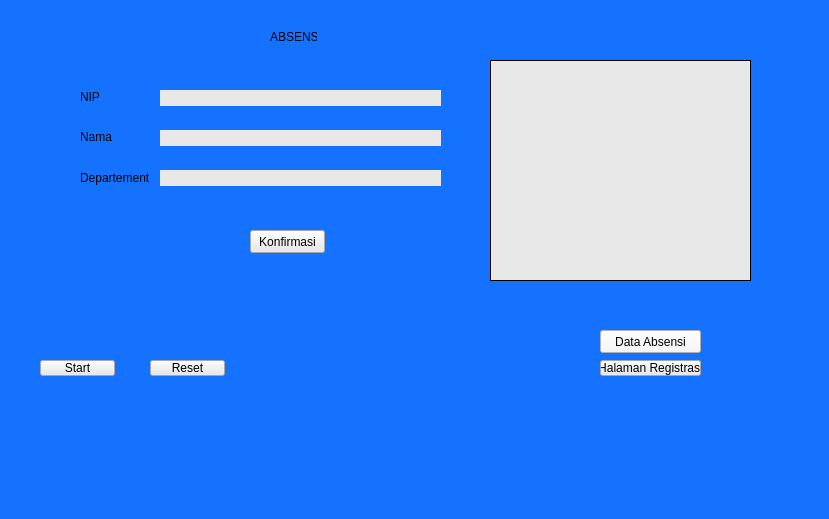
<?xml version="1.0" encoding="UTF-8"?>
<ui version="4.0">
 <class>MainWindow</class>
 <widget class="QMainWindow" name="MainWindow">
  <property name="geometry">
   <rect>
    <x>0</x>
    <y>0</y>
    <width>829</width>
    <height>519</height>
   </rect>
  </property>
  <property name="windowTitle">
   <string>MainWindow</string>
  </property>
  <property name="styleSheet">
   <string notr="true">background-color: rgb(20, 114, 255);</string>
  </property>
  <widget class="QWidget" name="centralwidget">
   <widget class="QLabel" name="imglbl">
    <property name="geometry">
     <rect>
      <x>490</x>
      <y>60</y>
      <width>261</width>
      <height>221</height>
     </rect>
    </property>
    <property name="autoFillBackground">
     <bool>false</bool>
    </property>
    <property name="styleSheet">
     <string notr="true">background-color: rgb(232, 232, 232);</string>
    </property>
    <property name="frameShape">
     <enum>QFrame::Panel</enum>
    </property>
    <property name="text">
     <string/>
    </property>
   </widget>
   <widget class="QLabel" name="label">
    <property name="geometry">
     <rect>
      <x>270</x>
      <y>30</y>
      <width>47</width>
      <height>13</height>
     </rect>
    </property>
    <property name="text">
     <string>ABSENSI</string>
    </property>
   </widget>
   <widget class="QLabel" name="label_2">
    <property name="geometry">
     <rect>
      <x>80</x>
      <y>90</y>
      <width>47</width>
      <height>13</height>
     </rect>
    </property>
    <property name="text">
     <string>NIP</string>
    </property>
   </widget>
   <widget class="QLabel" name="label_3">
    <property name="geometry">
     <rect>
      <x>80</x>
      <y>130</y>
      <width>47</width>
      <height>13</height>
     </rect>
    </property>
    <property name="text">
     <string>Nama</string>
    </property>
   </widget>
   <widget class="QLabel" name="label_4">
    <property name="geometry">
     <rect>
      <x>80</x>
      <y>170</y>
      <width>71</width>
      <height>16</height>
     </rect>
    </property>
    <property name="text">
     <string>Departement</string>
    </property>
   </widget>
   <widget class="QLabel" name="lblnip">
    <property name="geometry">
     <rect>
      <x>160</x>
      <y>90</y>
      <width>281</width>
      <height>16</height>
     </rect>
    </property>
    <property name="styleSheet">
     <string notr="true">background-color: rgb(232, 232, 232);</string>
    </property>
    <property name="text">
     <string/>
    </property>
   </widget>
   <widget class="QLabel" name="lblNama">
    <property name="geometry">
     <rect>
      <x>160</x>
      <y>130</y>
      <width>281</width>
      <height>16</height>
     </rect>
    </property>
    <property name="styleSheet">
     <string notr="true">background-color: rgb(232, 232, 232);</string>
    </property>
    <property name="text">
     <string/>
    </property>
   </widget>
   <widget class="QLabel" name="lblDept">
    <property name="geometry">
     <rect>
      <x>160</x>
      <y>170</y>
      <width>281</width>
      <height>16</height>
     </rect>
    </property>
    <property name="styleSheet">
     <string notr="true">background-color: rgb(232, 232, 232);</string>
    </property>
    <property name="text">
     <string/>
    </property>
   </widget>
   <widget class="QPushButton" name="Konfirmasi">
    <property name="geometry">
     <rect>
      <x>250</x>
      <y>230</y>
      <width>75</width>
      <height>23</height>
     </rect>
    </property>
    <property name="styleSheet">
     <string notr="true">background-color: rgb(232, 232, 232);</string>
    </property>
    <property name="text">
     <string>Konfirmasi</string>
    </property>
   </widget>
   <widget class="QPushButton" name="Start">
    <property name="geometry">
     <rect>
      <x>40</x>
      <y>360</y>
      <width>75</width>
      <height>16</height>
     </rect>
    </property>
    <property name="styleSheet">
     <string notr="true">background-color: rgb(232, 232, 232);</string>
    </property>
    <property name="text">
     <string>Start</string>
    </property>
   </widget>
   <widget class="QPushButton" name="Reset">
    <property name="geometry">
     <rect>
      <x>150</x>
      <y>360</y>
      <width>75</width>
      <height>16</height>
     </rect>
    </property>
    <property name="styleSheet">
     <string notr="true">background-color: rgb(232, 232, 232);</string>
    </property>
    <property name="text">
     <string>Reset</string>
    </property>
   </widget>
   <widget class="QPushButton" name="data_absensi">
    <property name="geometry">
     <rect>
      <x>600</x>
      <y>330</y>
      <width>101</width>
      <height>23</height>
     </rect>
    </property>
    <property name="styleSheet">
     <string notr="true">background-color: rgb(247, 247, 247);</string>
    </property>
    <property name="text">
     <string>Data Absensi</string>
    </property>
   </widget>
   <widget class="QPushButton" name="ButtonToRegis">
    <property name="geometry">
     <rect>
      <x>600</x>
      <y>360</y>
      <width>101</width>
      <height>16</height>
     </rect>
    </property>
    <property name="styleSheet">
     <string notr="true">background-color: rgb(232, 232, 232);</string>
    </property>
    <property name="text">
     <string>Halaman Registrasi</string>
    </property>
   </widget>
  </widget>
  <widget class="QMenuBar" name="menubar">
   <property name="geometry">
    <rect>
     <x>0</x>
     <y>0</y>
     <width>829</width>
     <height>21</height>
    </rect>
   </property>
  </widget>
  <widget class="QStatusBar" name="statusbar"/>
 </widget>
 <resources/>
 <connections/>
</ui>
